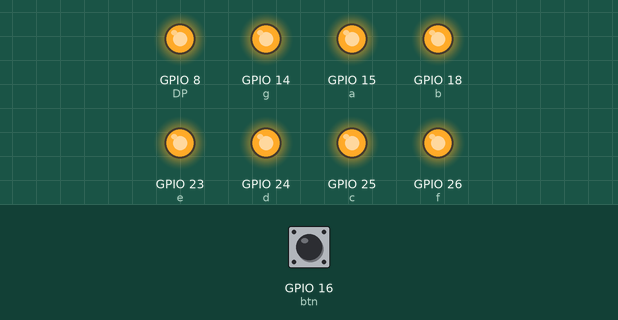
A program run on a simulated Raspberry Pi (BCM pin numbers). Shown: output pins drawn as LEDs (lit = HIGH). The inputs (shaded band) are chosen by the test bench; at power-on: GPIO 16 (btn) HIGH.

Above: at 1.2 s.
1.3 s: GPIO 16 (btn) pulled LOW for 0.15 s
At 1.37 s:
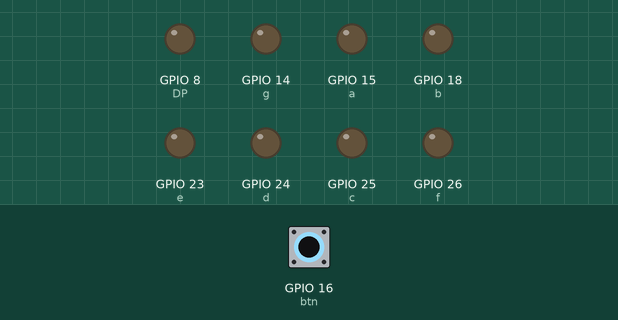
2.9 s: GPIO 16 (btn) pulled LOW for 3.2 s
At 6.5 s:
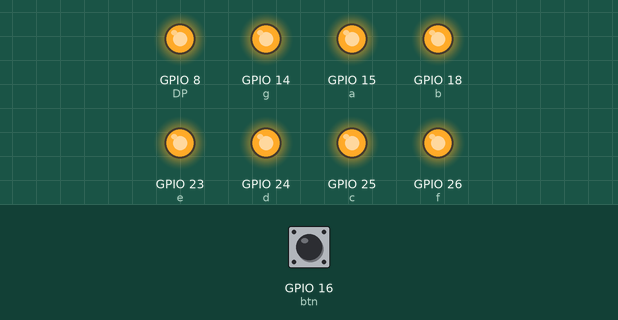
Timing chart, 0 to 8.0 s (numbered marks = the images above; inputs shaded):
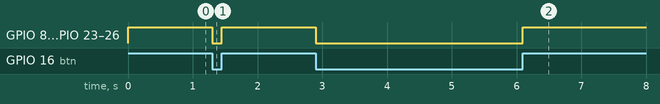

Measured:
- after the input at 1.3 s, GPIO 8 (DP), GPIO 14 (g), GPIO 15 (a), GPIO 18 (b), GPIO 23 (e), GPIO 24 (d), GPIO 25 (c), GPIO 26 (f): HIGH → LOW at once, → HIGH 0.15 s later
- after the input at 2.9 s, GPIO 8 (DP), GPIO 14 (g), GPIO 15 (a), GPIO 18 (b), GPIO 23 (e), GPIO 24 (d), GPIO 25 (c), GPIO 26 (f): HIGH → LOW at once, → HIGH 3.2 s later

The program:

001_FND.py
```python
# 버튼을 누르면 FND 전체 키는 프로그램.
# Common Anode(전체 양극) 방식 이용 -> off신호를 주면 켜진다.

from gpiozero import LED, Button
from time import sleep

g = LED(14)
f = LED(26)
a = LED(15)
b = LED(18)

e = LED(23)
d = LED(24)
c = LED(25)
DP = LED(8)

btn = Button(16)

lst = [g, f, a, b, e, d, c, DP]

# 처음엔 모두 끈다
for i in range(8):
    lst[i].on()

def fnd_on():
    for i in range(8):
            lst[i].off()

def fnd_off():
    for i in range(8):
            lst[i].on()

btn.when_pressed = fnd_on # 버튼이 눌려있는 경우에만 모든 LED를 킨다
btn.when_released = fnd_off

while True:
    pass
        
```
